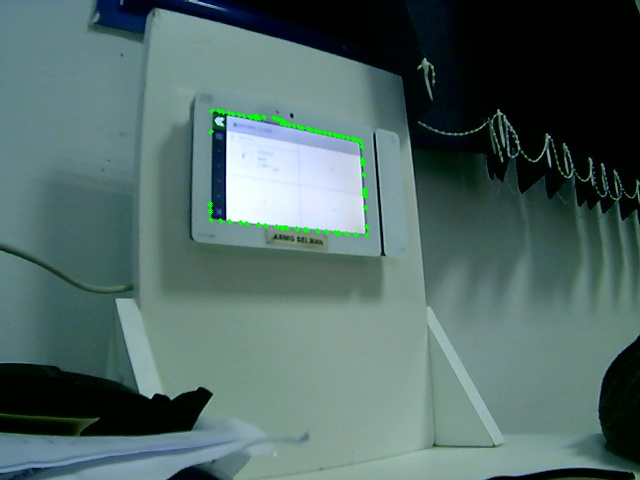
#> input picture image/1578071729.85374.jpg, 640 x 480 px, given in place of the camera
$ python findcountour.py
#> lines starting #> are read from the running program, lines starting #| are printed output that depends on the picture; after the words box and inside, x2 and y2 are one past the last pixel; in counts of white or black regions, pixels touching at a corner belong together
import cv2
import numpy as np
import time
import os
import datetime
import array


def sizeFiltering(contours):

    y = 0
    x = 0
    w = 0
    h = 0

    filtredContours = []

    heightmax = 200
    widthmax  = 200

    widthMin  = 100
    heightMin = 100

    for cnt in contours:
        rect = cv2.minAreaRect(cnt)       #I have used min Area rect for better result
        width = rect[1][0]
        height = rect[1][1]

        if (width < widthmax) and (height < heightmax) and (width > widthMin) and (height > heightMin):
            filtredContours.append(cnt)

    return filtredContours, [y,x,h,w]


vidcap = cv2.VideoCapture(0)

ret,frame = vidcap.read()
#> frame is the input picture: shape (480, 640, 3); mean B, G, R 102.3, 105.1, 81.3

if ret:


    imgray = cv2.cvtColor(frame, cv2.COLOR_BGR2GRAY)
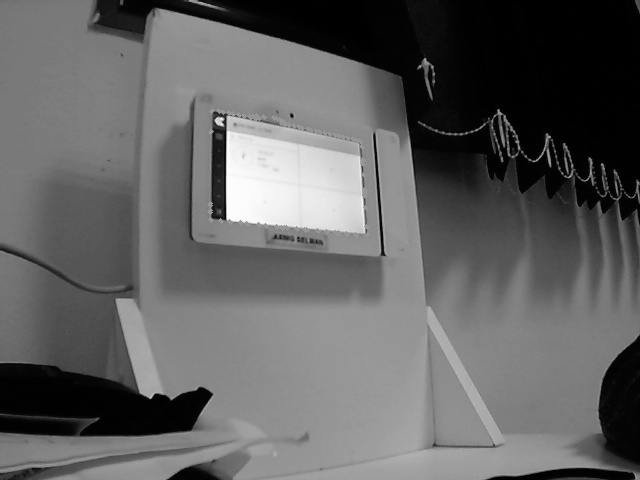
#> imgray: shape (480, 640); min 0, max 254, mean 97.6
    ret, thresh = cv2.threshold(imgray, 110, 255, 0)
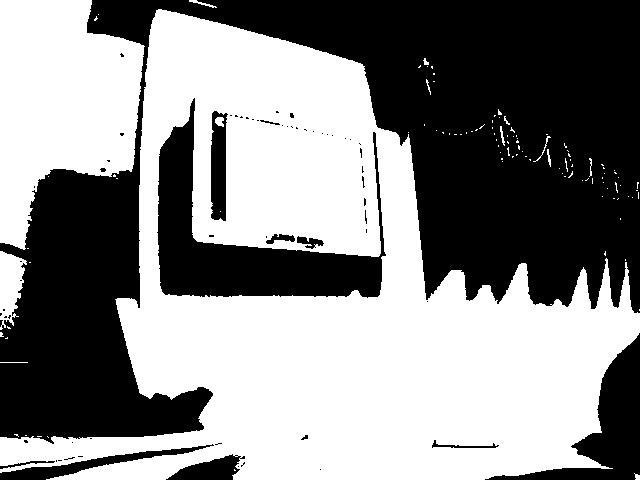
#> thresh: shape (480, 640); 53.8% white; 63 black regions (51 under 20 px)
    contours, hierarchy = cv2.findContours(thresh, cv2.RETR_TREE, cv2.CHAIN_APPROX_SIMPLE)
#> contours = 174 contours, 155 with area under 20; largest, box (x1, y1, x2, y2) and area: (0, 9, 640, 480) 154339, (0, 0, 145, 250) 24066, (156, 97, 387, 299) 15273, (210, 110, 229, 222) 1682, (0, 251, 27, 330) 1244
    contours, rectCountour = sizeFiltering(contours)
#> the loop in sizeFiltering, `for cnt in contours:` made 174 passes
#> (rect, width, height) on passes 1, 6, 9: (((636.5, 476), (6, 5), -90), 6, 5), (((16.3, 434.4), (1.34, 4.47), -63.43), 1.34, 4.47), (((1.5, 334), (4, 3), -90), 4, 3)
#> after the loop in sizeFiltering, `for cnt in contours:`: filtredContours = []
#> contours = []; rectCountour = [0, 0, 0, 0]

    cv2.drawContours(frame, contours, -1, (0,255,0), 3)

    print(contours)


    cv2.imshow('image',frame)
    cv2.waitKey(0)

vidcap.release()

$ run again, on image/1578071741.054231.jpg
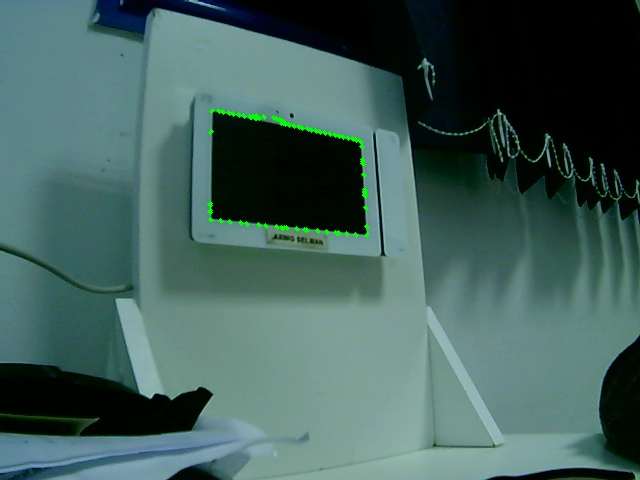
#> input picture image/1578071741.054231.jpg, 640 x 480 px, given in place of the camera
#> frame is the input picture: shape (480, 640, 3); mean B, G, R 91, 95.5, 66.4
#> `ret, thresh = cv2.threshold(imgray, 110, 255, 0)`:
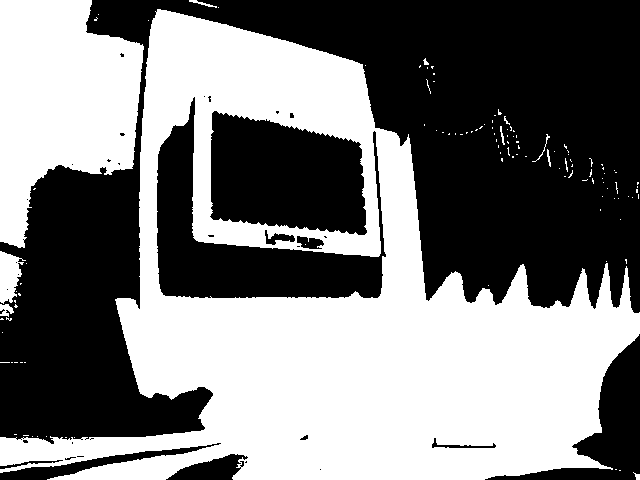
#> thresh: shape (480, 640); 48.7% white; 117 white regions (106 under 20 px)
#> `contours, hierarchy = cv2.findContours(thresh, cv2.RETR_TREE, cv2.CHAI..`: contours = 153 contours, 139 with area under 20; largest, box (x1, y1, x2, y2) and area: (0, 9, 640, 480) 153604, (0, 0, 144, 248) 23592, (156, 96, 387, 299) 15836, (209, 110, 368, 236) 15480, (0, 251, 26, 304) 778
#> the loop in sizeFiltering, `for cnt in contours:` made 153 passes
#> (rect, width, height) on passes 1, 4, 6: (((636.9, 475.1), (4.73, 8.8), -23.2), 4.73, 8.8), (((74, 437), (0, 0), -90), 0, 0), (((46, 436), (0, 0), -90), 0, 0)
#> after the loop in sizeFiltering, `for cnt in contours:`: filtredContours = 1 contour; box (x1, y1, x2, y2) and area: (209, 110, 368, 236) 15480
#> `contours, rectCountour = sizeFiltering(contours)`: contours has the same summary as filtredContours in sizeFiltering; rectCountour = [0, 0, 0, 0]
#> `cv2.drawContours(frame, contours, -1, (0,255,0), 3)`:
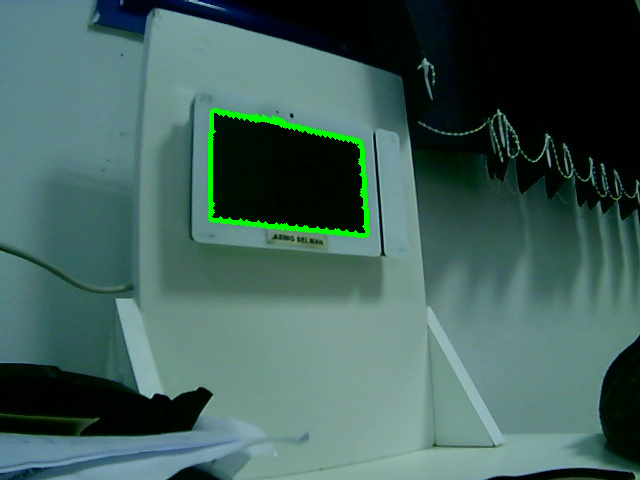
#> frame: shape (480, 640, 3); 0.81% of pixels changed, all inside (x1, y1, x2, y2) = (207, 108, 370, 238)
#> (printed output is left out)
